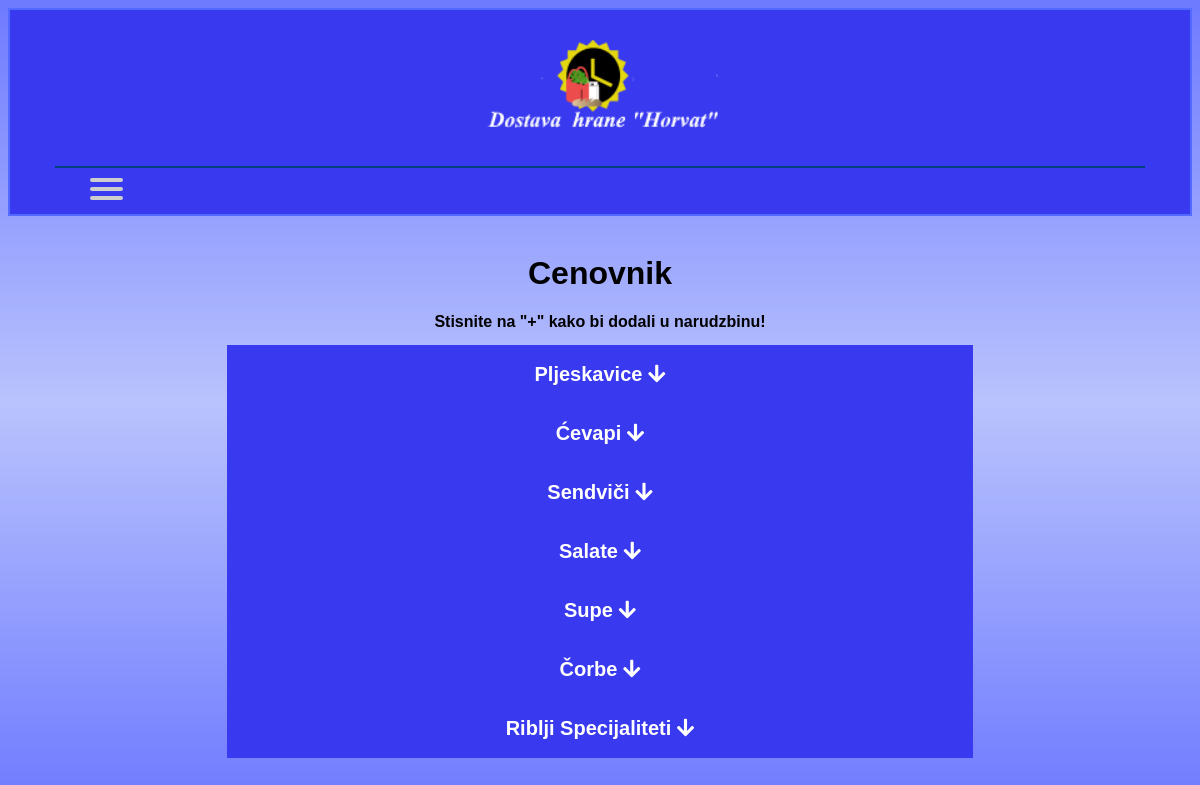
Page /cenovnik.php (signed in) on the committed database.
### tables this page shows
CREATE TABLE IF NOT EXISTS `category` (
  `id_cat` bigint(20) NOT NULL AUTO_INCREMENT,
  `name` mediumtext NOT NULL,
  PRIMARY KEY (`id_cat`)
);

### cenovnik.php (the view, shortened to what this page needs)
<?php
include "functions/db-config.php";
$sql = "SELECT * FROM category";
$stat = $pdo->prepare($sql);
$stat->execute();
$res = $stat->fetchAll();
include "header.php";
?>
<br>
<div id="textplace">
    <h1 style="font-size: 32px;">Cenovnik</h1>
    <?php if (isset($_SESSION['logged'])): ?>
      <h2>Stisnite na "+" kako bi dodali u narudzbinu!</h2>
    <?php else: ?>
      <h2><a href="login.php">Prijavite se </a> ili se <a href="register.php">registrujte</a> kako bi mogli poruciti!</h2>
        <?php endif; ?>
    <div class="flex-column price-area">
      <?php
      foreach($res as $item){?>
          <button class="accordion"><?php echo $item['name']; ?> <i class="fas fa-arrow-down"></i></button>
          <?php
      }
      ?>
</body>
</html>

### project_style.css (style rules this page uses)
body { background: linear-gradient(#6e7aff, #b9c3fd, #6e7aff); }
#textplace { font-family: Verdana, sans-serif; padding-left: 5%; padding-right: 5%; font-size: 20px; text-align: center; }
#textplace h2 { font-family: Verdana, sans-serif; padding-left: 5%; padding-right: 5%; font-size: 16px; text-align: center; }
.flex-column { display: flex; flex-direction: column; }
.accordion { background-color: #3939ef; text-align: center !important; color: #fff; font-weight: bolder; cursor: pointer; padding: 18px; width: 70%; font-size: 20px; text-align: left; border: none; outline: none; transition: 0.4s; align-self: center; }
.price-area { padding-bottom: 40px; }
.accordion i { transition: transform .6s; }

### rows in the picture
category: name "Pljeskavice"
category: name "Ćevapi"
category: name "Sendviči"
category: name "Salate"
category: name "Supe"
category: name "Čorbe"
category: name "Riblji Specijaliteti"
